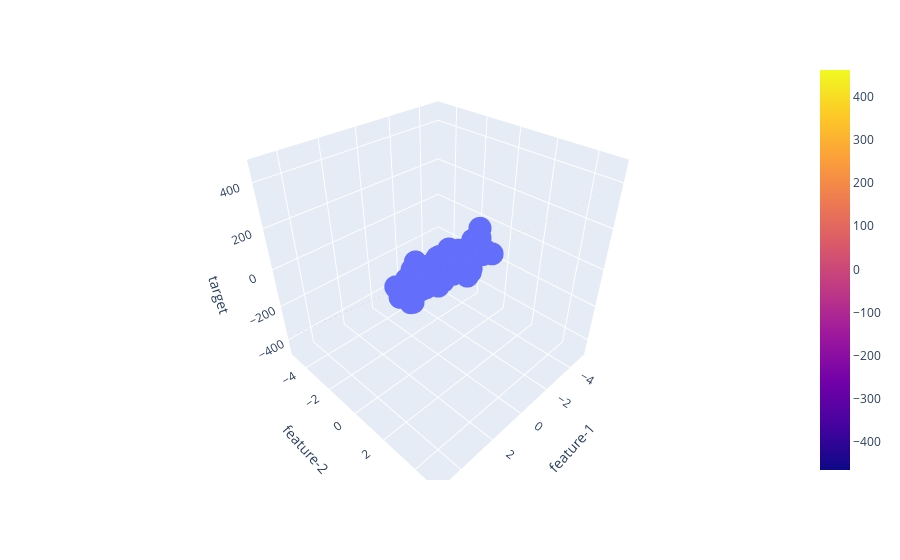

Here is the notebook cell this chart was saved with:
### Code cell
fig = px.scatter_3d(dataframe,x='feature-1',y='feature-2',z='target')
fig.add_trace(go.Surface(x=x,y=y,z=z))
fig.show()
